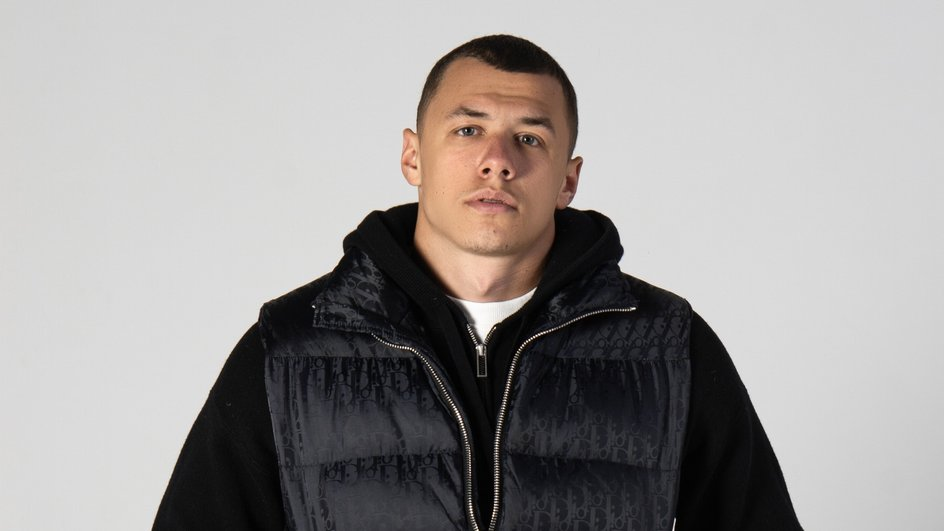
#> input picture pictures/boy.jpg, 944 x 531 px
$ python 4.py
#> lines starting #> are read from the running program, lines starting #| are printed output that depends on the picture
from PIL import Image

class FileNotFoundException(Exception):
    ...


im = Image.open("pictures/boy.jpg")
#> im is the input picture: PIL image 944x531 RGB; mean R, G, B 158.3, 155.2, 154

print(im.format, im.size, im.mode)
#| JPEG (944, 531) RGB

choose = input("Что сделать с картинкой: применить эффект(1) или сохранить(2)")
#> the answer given: 1

if choose == '1':
    choose2 = input("Выберите эффект: черно-белое изображение(1), отражение по горизонтальной оси(2)")
#> the answer given: 1

    if choose2 == '1':
        for x in range(im.size[0]):
            for y in range(im.size[1]):
                pix = im.getpixel((x, y))
                avg = (pix[0] + pix[1] + pix[2]) //3
                im.putpixel((x, y), (avg, avg, avg))
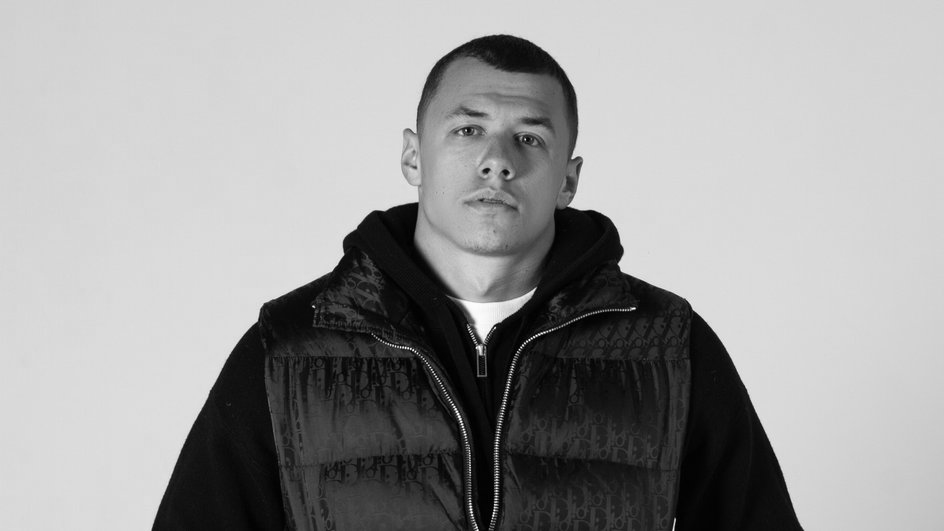
#> im: PIL image 944x531 RGB; min 0, max 253, mean 155.7

    elif choose2 == '2':
        width, height = im.size
        horizontal_flip = Image.new(im.mode, (width, height))

        for x in range(width):
            for y in range(height):
                pix = im.getpixel((x, y))
                horizontal_flip.putpixel((x, height - 1 - y), pix)

        im = horizontal_flip


if choose == '2':
    while True:
        try:
            filename = input("Введите имя файла для сохранения:")

            if not 'boy.jpg' in filename:
               raise FileNotFoundException ("Некорректное имя файла, введите еще раз:")

            im.save(filename)
            print(f'Изображение сохранено как {filename}')
            break


        except FileNotFoundException as err:
           print(f'Не сработало! {err}')

im.show()
